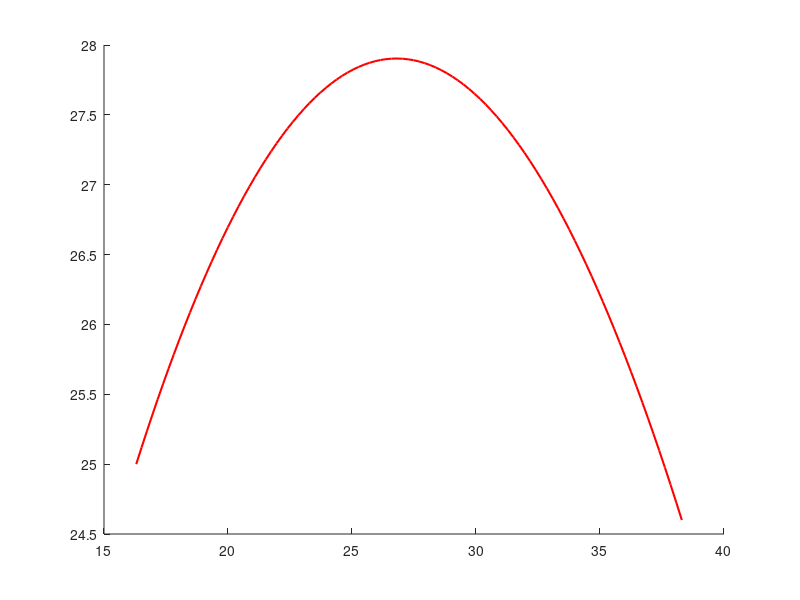

MATLAB code to generate this figure:
function fata2_curbe()

t = linspace(0,1); % Parametrul
b = [16.3 27 38.3; 25 31 24.6]; % Punctele de control
% Polinoamele Bernstein de gradul 2
B0 = (1-t).^2;
B1 = 2*(1-t).*t;
B2 = t.^2;
B = [B0;B1;B2]; % Matricea care cuprinde toate polinoamele Bernstein
f = b*B; % Curba Bezier

% --> Desenare grafic (doar curba Bezier) <--
hold on
plot(f(1,:),f(2,:),'r','LineWidth',1.5)
hold off

end